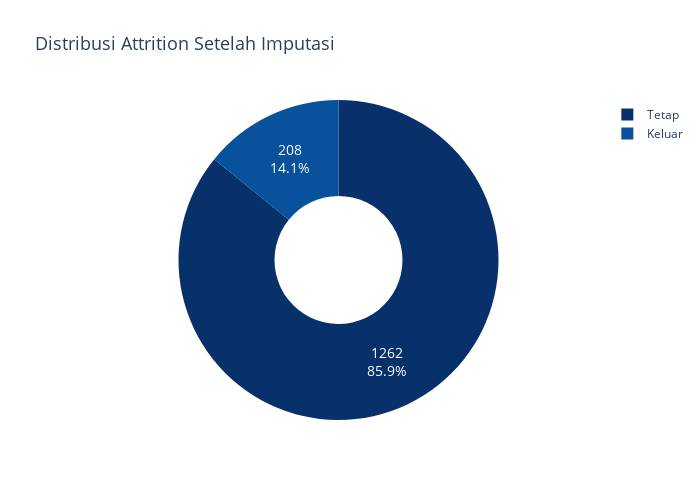

Notebook source saved alongside this figure:
### Markdown cell above
### Visualisasi hasil imputasi

### Code cell
def plot_imputation_results():
    plt.figure(figsize=(10, 6))
    ax = sns.countplot(x='Attrition', data=df)
    styling_ax(ax, 'Distribusi Attrition Setelah Imputasi', 'Attrition (0=Tetap, 1=Keluar)', 'Jumlah Karyawan')
    
    for i, p in enumerate(ax.patches):
        ax.annotate(f'{p.get_height()}', 
                   (p.get_x() + p.get_width() / 2., p.get_height()), 
                   ha='center', va='bottom', fontsize=10)
    
    plt.xticks([0, 1], ['Tetap (0)', 'Keluar (1)'])
    plt.tight_layout()
    plt.savefig('visualisasi/attrition_after_imputation.png', bbox_inches='tight', dpi=300)
    plt.show()
    
    fig = px.pie(
        values=df['Attrition'].value_counts().values,
        names=['Tetap', 'Keluar'],
        title='Distribusi Attrition Setelah Imputasi',
        color_discrete_sequence=px.colors.sequential.Blues_r,
        hole=0.4
    )
    
    fig.update_layout(
        title_font_size=18,
        legend_title_font_size=12,
        width=700,
        height=500
    )
    
    fig.update_traces(
        textinfo='percent+value', 
        textposition='inside', 
        textfont_size=14
    )
    
    save_plotly(fig, "attrition_pie_chart")
    fig.show()

plot_imputation_results()

### Figure 1 — Plotly figure (JSON) as saved in the notebook; plotly's stock layout.template omitted (floating-point values rounded to 4 significant figures)
{"data": [{"domain": {"x": [0, 1], "y": [0, 1]}, "hole": 0.4, "hovertemplate": "label=%{label}<br>value=%{value}<extra></extra>", "labels": ["Tetap", "Keluar"], "legendgroup": "", "name": "", "showlegend": true, "textfont": {"size": 14}, "textinfo": "percent+value", "textposition": "inside", "type": "pie", "values": [1262, 208]}], "layout": {"height": 500, "legend": {"title": {"font": {"size": 12}}, "tracegroupgap": 0}, "piecolorway": ["rgb(8,48,107)", "rgb(8,81,156)", "rgb(33,113,181)", "rgb(66,146,198)", "rgb(107,174,214)", "rgb(158,202,225)", "rgb(198,219,239)", "rgb(222,235,247)", "rgb(247,251,255)"], "title": {"font": {"size": 18}, "text": "Distribusi Attrition Setelah Imputasi"}, "width": 700}}
